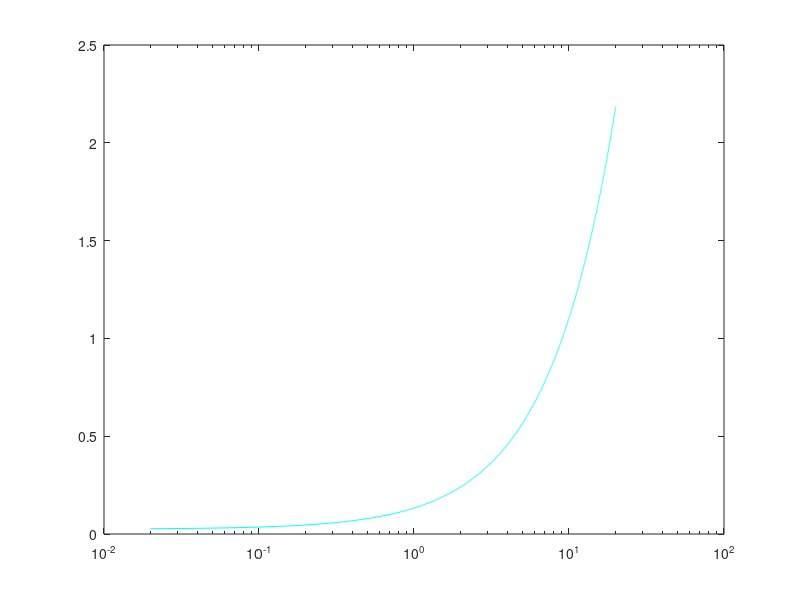
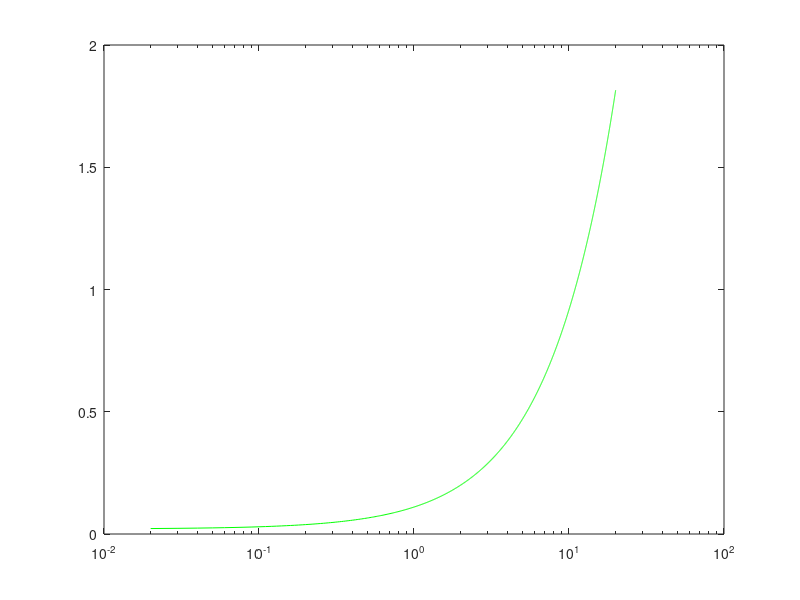
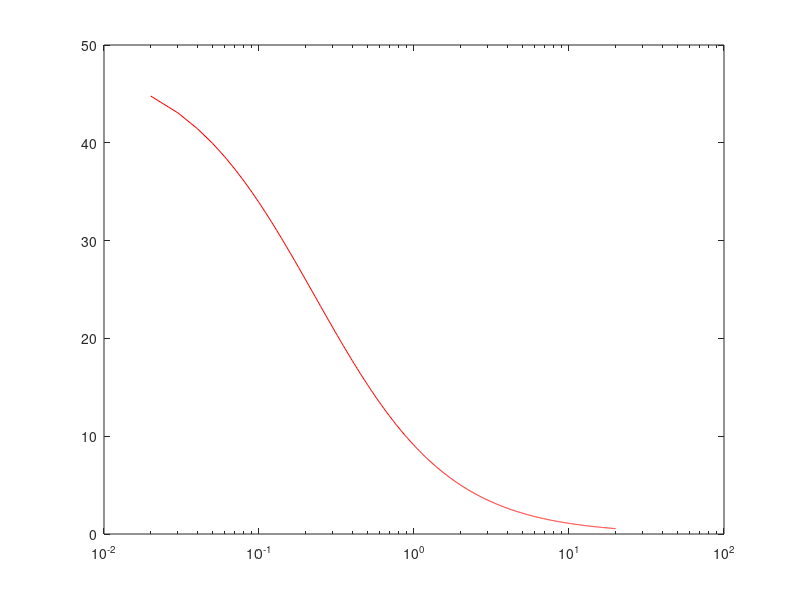
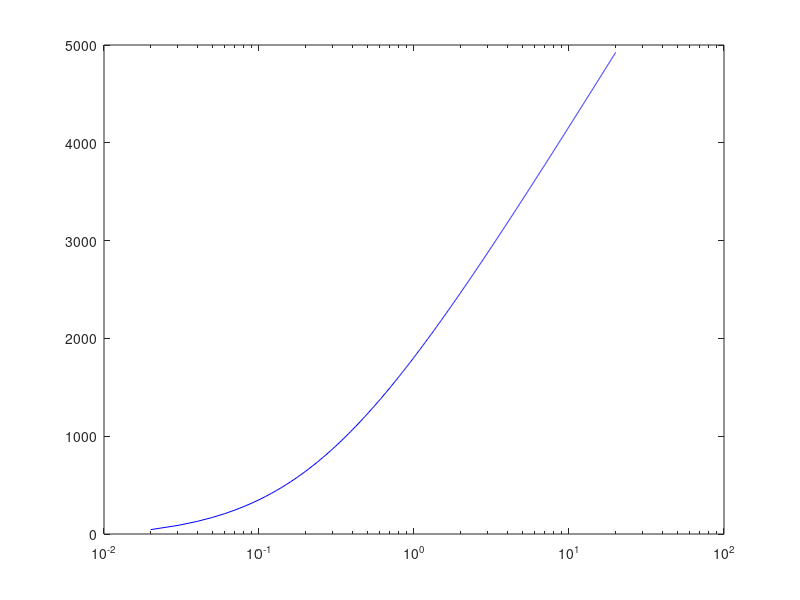

Here is the MATLAB script that generated these plots, in order:
function tonotopicOnePointLim
clc; close all;
lf = 0.02;
hf = 20;
step = 0.01;

f = lf:step:hf;

df = lcfErb(f);

figure
semilogx(f,df,'c')
hold on
index = find(f==2);
nr = (10* f(index)/100) / df(index);
figure
dfn = df * nr;
semilogx(f,dfn,'g')
figure
dxdf = 1 ./ dfn;
semilogx(f,dxdf,'r')

x = cumsum(dxdf);

figure
semilogx(f,x,'b')

xn = x - x(index);

figure
semilogx(f,xn)

figure
nerb = lcfNErb(f);
semilogx(f,nerb,'c')
hold on
nerbn = nerb ./nr;
semilogx(f,nerbn)
nerbnoffset = nerbn - nerbn(index);

figure
semilogx(f,nerbnoffset)
end

function erb = lcfErb(f)
% ***** lcfErb *****
% ERBs as per Glasberg and Moore (1990);
A = 24.7/1000; B = 4.37;
erb = A*(B*f+1);
end
function nerb = lcfNErb(f)
% ***** lcfNErb *****
% Converts frequency to ERB number;
A = 24.7/1000; B = 4.37;
nerb = 1/(A*B)*log(B*f+1);
end
function f = lcfInvNErb(nerb)
% ***** lcfInvNErb *****
% Converts ERB number to frequency;
A = 24.7/1000; B = 4.37;
f = 1/B*(exp(A*B*nerb)-1);
end

function DLF = lcfDLF10 (f)
% log DLM =(a*sqrt(f)+B)) Weir 1977
% DLM = 10^(a*sqrt(f)+B))
% for 40 dB SL
a = 0.026;
b = -0.533;
f = f.*1000;
DLF = 10.^(a*sqrt(f)+b);
DLF = DLF./1000;
end
